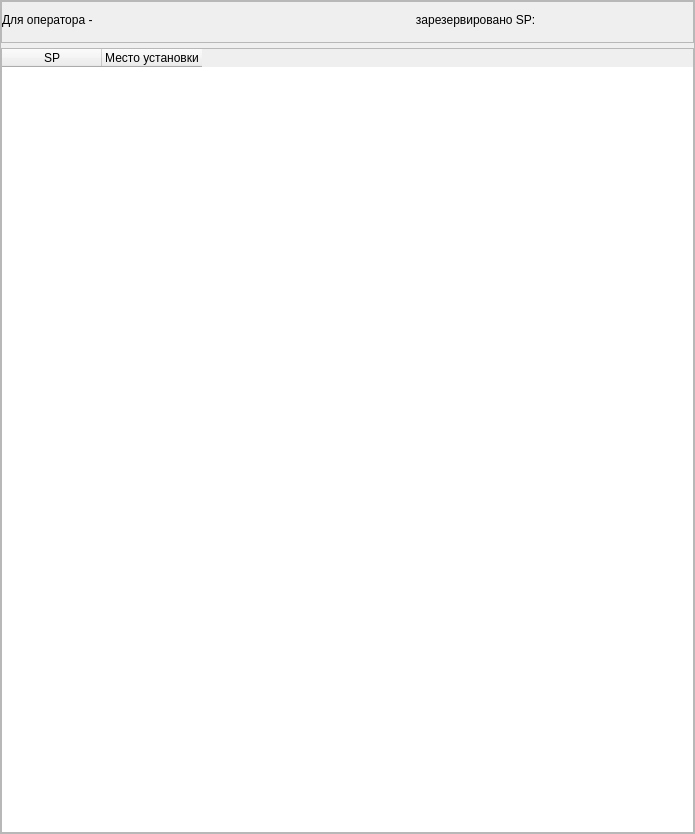
                            <widget class="QWidget" name="scrollAreaWidgetContents_3">
                             <property name="geometry">
                              <rect>
                               <x>0</x>
                               <y>0</y>
                               <width>695</width>
                               <height>834</height>
                              </rect>
                             </property>
                             <layout class="QVBoxLayout" name="verticalLayout_sp_operator">
                              <property name="leftMargin">
                               <number>0</number>
                              </property>
                              <property name="topMargin">
                               <number>0</number>
                              </property>
                              <property name="rightMargin">
                               <number>0</number>
                              </property>
                              <property name="bottomMargin">
                               <number>0</number>
                              </property>
                              <item>
                               <widget class="QFrame" name="frame_count_sp">
                                <property name="styleSheet">
                                 <string notr="true"/>
                                </property>
                                <property name="frameShape">
                                 <enum>QFrame::StyledPanel</enum>
                                </property>
                                <property name="frameShadow">
                                 <enum>QFrame::Raised</enum>
                                </property>
                                <property name="lineWidth">
                                 <number>0</number>
                                </property>
                                <layout class="QVBoxLayout" name="verticalLayout_14">
                                 <property name="spacing">
                                  <number>5</number>
                                 </property>
                                 <property name="leftMargin">
                                  <number>0</number>
                                 </property>
                                 <property name="topMargin">
                                  <number>0</number>
                                 </property>
                                 <property name="rightMargin">
                                  <number>0</number>
                                 </property>
                                 <property name="bottomMargin">
                                  <number>0</number>
                                 </property>
                                 <item>
                                  <widget class="QFrame" name="frame_10">
                                   <property name="frameShape">
                                    <enum>QFrame::StyledPanel</enum>
                                   </property>
                                   <property name="frameShadow">
                                    <enum>QFrame::Raised</enum>
                                   </property>
                                   <property name="lineWidth">
                                    <number>0</number>
                                   </property>
                                   <layout class="QHBoxLayout" name="horizontalLayout_6">
                                    <property name="spacing">
                                     <number>5</number>
                                    </property>
                                    <property name="leftMargin">
                                     <number>0</number>
                                    </property>
                                    <property name="topMargin">
                                     <number>0</number>
                                    </property>
                                    <property name="rightMargin">
                                     <number>0</number>
                                    </property>
                                    <property name="bottomMargin">
                                     <number>5</number>
                                    </property>
                                    <item>
                                     <widget class="QLabel" name="label_44">
                                      <property name="minimumSize">
                                       <size>
                                        <width>0</width>
                                        <height>35</height>
                                       </size>
                                      </property>
                                      <property name="maximumSize">
                                       <size>
                                        <width>128</width>
                                        <height>16777215</height>
                                       </size>
                                      </property>
                                      <property name="text">
                                       <string>Для оператора - </string>
                                      </property>
                                     </widget>
                                    </item>
                                    <item>
                                     <widget class="QLabel" name="lbl_operator">
                                      <property name="sizePolicy">
                                       <sizepolicy hsizetype="Expanding" vsizetype="Preferred">
                                        <horstretch>0</horstretch>
                                        <verstretch>0</verstretch>
                                       </sizepolicy>
                                      </property>
                                      <property name="minimumSize">
                                       <size>
                                        <width>300</width>
                                        <height>0</height>
                                       </size>
                                      </property>
                                      <property name="text">
                                       <string/>
                                      </property>
                                     </widget>
                                    </item>
                                    <item>
                                     <widget class="QLabel" name="label">
                                      <property name="sizePolicy">
                                       <sizepolicy hsizetype="Preferred" vsizetype="Preferred">
                                        <horstretch>0</horstretch>
                                        <verstretch>0</verstretch>
                                       </sizepolicy>
                                      </property>
                                      <property name="minimumSize">
                                       <size>
                                        <width>177</width>
                                        <height>0</height>
                                       </size>
                                      </property>
                                      <property name="maximumSize">
                                       <size>
                                        <width>16777215</width>
                                        <height>16777215</height>
                                       </size>
                                      </property>
                                      <property name="text">
                                       <string>   зарезервировано SP:</string>
                                      </property>
                                     </widget>
                                    </item>
                                    <item>
                                     <widget class="QLabel" name="count_sp">
                                      <property name="minimumSize">
                                       <size>
                                        <width>50</width>
                                        <height>0</height>
                                       </size>
                                      </property>
                                      <property name="maximumSize">
                                       <size>
                                        <width>100</width>
                                        <height>16777215</height>
                                       </size>
                                      </property>
                                      <property name="lineWidth">
                                       <number>1</number>
                                      </property>
                                      <property name="text">
                                       <string/>
                                      </property>
                                      <property name="alignment">
                                       <set>Qt::AlignCenter</set>
                                      </property>
                                     </widget>
                                    </item>
                                    <item>
                                     <spacer name="horizontalSpacer_6">
                                      <property name="orientation">
                                       <enum>Qt::Horizontal</enum>
                                      </property>
                                      <property name="sizeHint" stdset="0">
                                       <size>
                                        <width>40</width>
                                        <height>20</height>
                                       </size>
                                      </property>
                                     </spacer>
                                    </item>
                                   </layout>
                                  </widget>
                                 </item>
                                 <item>
                                  <widget class="QTableWidget" name="sp_operator">
                                   <property name="styleSheet">
                                    <string notr="true"/>
                                   </property>
                                   <property name="editTriggers">
                                    <set>QAbstractItemView::AnyKeyPressed|QAbstractItemView::DoubleClicked</set>
                                   </property>
                                   <property name="selectionBehavior">
                                    <enum>QAbstractItemView::SelectRows</enum>
                                   </property>
                                   <property name="sortingEnabled">
                                    <bool>true</bool>
                                   </property>
                                   <attribute name="horizontalHeaderShowSortIndicator" stdset="0">
                                    <bool>false</bool>
                                   </attribute>
                                   <attribute name="verticalHeaderShowSortIndicator" stdset="0">
                                    <bool>true</bool>
                                   </attribute>
                                   <column>
                                    <property name="text">
                                     <string>SP</string>
                                    </property>
                                   </column>
                                   <column>
                                    <property name="text">
                                     <string>Место установки</string>
                                    </property>
                                   </column>
                                  </widget>
                                 </item>
                                </layout>
                               </widget>
                              </item>
                             </layout>
                            </widget>
